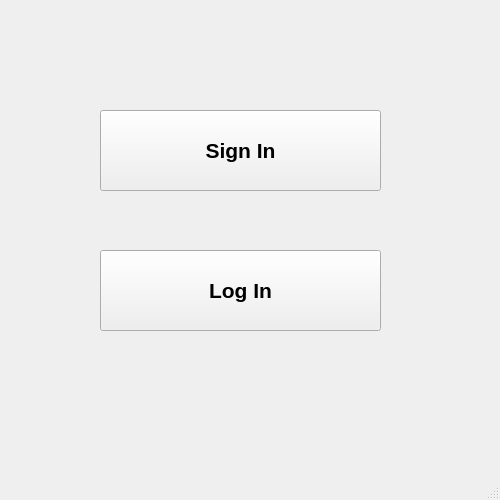
<?xml version="1.0" encoding="UTF-8"?>
<ui version="4.0">
 <class>MainWindow</class>
 <widget class="QMainWindow" name="MainWindow">
  <property name="geometry">
   <rect>
    <x>0</x>
    <y>0</y>
    <width>500</width>
    <height>500</height>
   </rect>
  </property>
  <property name="windowTitle">
   <string>MainWindow</string>
  </property>
  <widget class="QWidget" name="centralwidget">
   <widget class="QPushButton" name="pushButton">
    <property name="geometry">
     <rect>
      <x>100</x>
      <y>110</y>
      <width>281</width>
      <height>81</height>
     </rect>
    </property>
    <property name="font">
     <font>
      <pointsize>16</pointsize>
      <bold>true</bold>
     </font>
    </property>
    <property name="text">
     <string>Sign In</string>
    </property>
   </widget>
   <widget class="QPushButton" name="pushButton_2">
    <property name="geometry">
     <rect>
      <x>100</x>
      <y>250</y>
      <width>281</width>
      <height>81</height>
     </rect>
    </property>
    <property name="font">
     <font>
      <pointsize>16</pointsize>
      <bold>true</bold>
     </font>
    </property>
    <property name="text">
     <string>Log In</string>
    </property>
   </widget>
  </widget>
  <widget class="QMenuBar" name="menubar">
   <property name="geometry">
    <rect>
     <x>0</x>
     <y>0</y>
     <width>500</width>
     <height>26</height>
    </rect>
   </property>
  </widget>
  <widget class="QStatusBar" name="statusbar"/>
 </widget>
 <resources/>
 <connections/>
</ui>
